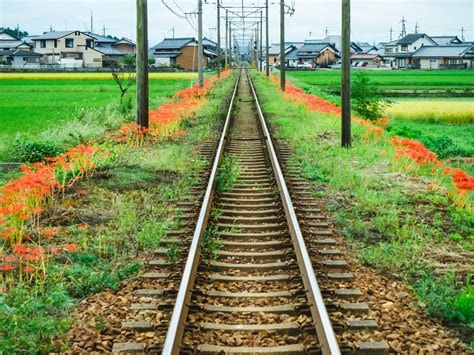
#> input picture line.jpg, 474 x 355 px
$ python bairateraru.py
#> lines starting #> are read from the running program, lines starting #| are printed output that depends on the picture
# OpenCV
import cv2 as cv
# Numpy
import numpy as np

# 画像のパス
img_path = "line.jpg"
# BGR画像読み込み
img = cv.imread(img_path)
#> img is the input picture: shape (355, 474, 3); mean B, G, R 92.2, 142.6, 127.5

# imgと同じサイズのノイズ生成
# img.shape -> (y, x, channel_num)
noise = np.random.normal(0, 3, img.shape)

# ノイズを付与して型をunsigned intに変換
#img += noise.astype(np.uint8)
#cv.imwrite("noise.jpg", img)

# バイラテラルフィルタ処理(カーネルサイズ，畳み込みフィルタサイズ，画素分散，座標分散)
dst_5 = cv.bilateralFilter(img, 5, 75, 75)
dst_25= cv.bilateralFilter(img, 25, 75, 75)
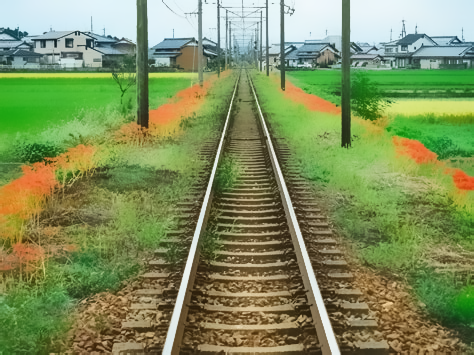
#> dst_25: shape (355, 474, 3); mean B, G, R 92.2, 143, 127.6
dst_125= cv.bilateralFilter(img, 125, 75, 75)
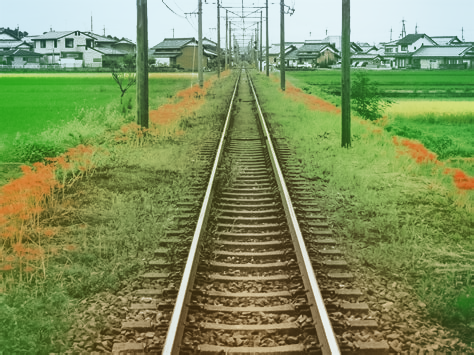
#> dst_125: shape (355, 474, 3); mean B, G, R 92, 143.7, 127.2

# 保存
cv.imwrite("bilateral_5.jpg", dst_5)
cv.imwrite("bilateral_25.jpg", dst_25)
cv.imwrite("bilateral_125.jpg", dst_125)

# 比較用ガウシアンフィルタ結果
dst_5 = cv.GaussianBlur(img, (5, 5), 0)
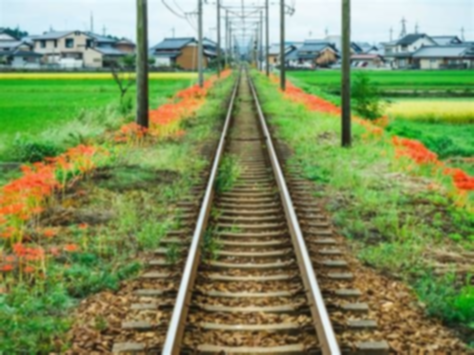
#> dst_5: shape (355, 474, 3); mean B, G, R 92.2, 142.6, 127.5
dst_15 = cv.GaussianBlur(img,(15,15),0)
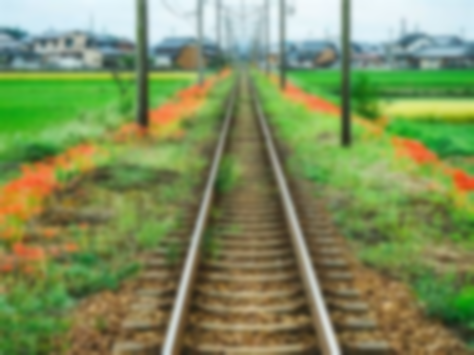
#> dst_15: shape (355, 474, 3); mean B, G, R 92.1, 142.6, 127.5
cv.imwrite("gaussian_5.jpg", dst_5)
cv.imwrite("gaussian_15.jpg",dst_15)
